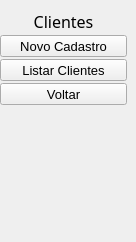
    <widget class="QWidget" name="page_4">
     <widget class="QWidget" name="verticalLayoutWidget_2">
      <property name="geometry">
       <rect>
        <x>0</x>
        <y>10</y>
        <width>127</width>
        <height>223</height>
       </rect>
      </property>
      <layout class="QVBoxLayout" name="verticalLayout_2">
       <property name="spacing">
        <number>2</number>
       </property>
       <item>
        <widget class="QLabel" name="label">
         <property name="font">
          <font>
           <family>Montserrat Medium</family>
           <pointsize>12</pointsize>
           <weight>50</weight>
           <bold>false</bold>
          </font>
         </property>
         <property name="text">
          <string>&lt;html&gt;&lt;head/&gt;&lt;body&gt;&lt;p align=&quot;center&quot;&gt;Clientes&lt;/p&gt;&lt;/body&gt;&lt;/html&gt;</string>
         </property>
        </widget>
       </item>
       <item>
        <widget class="QToolButton" name="bttn_newClient">
         <property name="sizePolicy">
          <sizepolicy hsizetype="Preferred" vsizetype="Preferred">
           <horstretch>0</horstretch>
           <verstretch>0</verstretch>
          </sizepolicy>
         </property>
         <property name="font">
          <font>
           <pointsize>10</pointsize>
          </font>
         </property>
         <property name="text">
          <string>Novo Cadastro</string>
         </property>
         <property name="icon">
          <iconset>
           <normaloff>../Icones/person_add_24dp_E3E3E3_FILL0_wght400_GRAD0_opsz24.png</normaloff>../Icones/person_add_24dp_E3E3E3_FILL0_wght400_GRAD0_opsz24.png</iconset>
         </property>
         <property name="iconSize">
          <size>
           <width>32</width>
           <height>32</height>
          </size>
         </property>
         <property name="toolButtonStyle">
          <enum>Qt::ToolButtonTextUnderIcon</enum>
         </property>
        </widget>
       </item>
       <item>
        <widget class="QToolButton" name="bttn_listClient">
         <property name="sizePolicy">
          <sizepolicy hsizetype="Preferred" vsizetype="Preferred">
           <horstretch>0</horstretch>
           <verstretch>0</verstretch>
          </sizepolicy>
         </property>
         <property name="font">
          <font>
           <pointsize>10</pointsize>
          </font>
         </property>
         <property name="text">
          <string>Listar Clientes</string>
         </property>
         <property name="icon">
          <iconset>
           <normaloff>../Icones/list_24dp_E3E3E3_FILL0_wght400_GRAD0_opsz24.png</normaloff>../Icones/list_24dp_E3E3E3_FILL0_wght400_GRAD0_opsz24.png</iconset>
         </property>
         <property name="iconSize">
          <size>
           <width>32</width>
           <height>32</height>
          </size>
         </property>
         <property name="toolButtonStyle">
          <enum>Qt::ToolButtonTextUnderIcon</enum>
         </property>
        </widget>
       </item>
       <item>
        <widget class="QToolButton" name="bttn_back">
         <property name="sizePolicy">
          <sizepolicy hsizetype="Preferred" vsizetype="Preferred">
           <horstretch>0</horstretch>
           <verstretch>0</verstretch>
          </sizepolicy>
         </property>
         <property name="font">
          <font>
           <pointsize>10</pointsize>
          </font>
         </property>
         <property name="text">
          <string>Voltar</string>
         </property>
         <property name="icon">
          <iconset>
           <normaloff>../Icones/keyboard_return_24dp_E3E3E3_FILL0_wght400_GRAD0_opsz24.png</normaloff>../Icones/keyboard_return_24dp_E3E3E3_FILL0_wght400_GRAD0_opsz24.png</iconset>
         </property>
         <property name="iconSize">
          <size>
           <width>32</width>
           <height>32</height>
          </size>
         </property>
         <property name="toolButtonStyle">
          <enum>Qt::ToolButtonTextUnderIcon</enum>
         </property>
        </widget>
       </item>
       <item>
        <spacer name="verticalSpacer_2">
         <property name="orientation">
          <enum>Qt::Vertical</enum>
         </property>
         <property name="sizeHint" stdset="0">
          <size>
           <width>20</width>
           <height>40</height>
          </size>
         </property>
        </spacer>
       </item>
      </layout>
     </widget>
    </widget>
